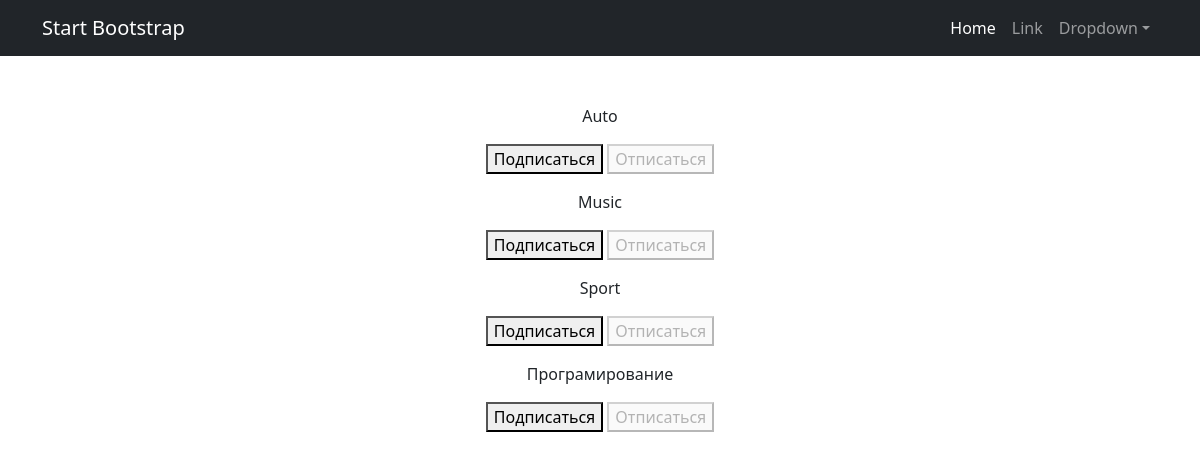
Page /subscriptions/ (signed in) on the committed database.
### newsarticle/models.py (models this page shows, shortened)
class Category(models.Model):
    naming = models.CharField(max_length=64, unique=True)
    subscribers = models.ManyToManyField(User, related_name='catigories', through='Subscriber')

### newsarticle/views.py (the view, shortened to what this page needs)
# urls.py: path('subscriptions/', subscriptions, name='subscriptions'),
@login_required
@csrf_protect
def subscriptions(request):
    categories_with_subscriptions = Category.objects.annotate(
        user_subscribed=Exists(
            Subscriber.objects.filter(
                user=request.user,
                category=OuterRef('pk'),
            )
        )
    ).order_by('naming')
    return render(
        request,
        'subscriptions.html',
        {'categories': categories_with_subscriptions},
    )

### templates/subscriptions.html (shortened to what this page needs)
{% extends 'flatpages/default.html' %}
{% load cache %}
{% block content %}
    {% for category in categories  %}
        <p>
            {{ category.naming }}
            <form method="post">
                {% if category.user_subscribed %}
                    <button disabled>Подписаться</button>
                    <button name="action" value="unsubscribe">Отписаться</button>
                {% else %}
                    <button name="action" value="subscribe">Подписаться</button>
                    <button disabled>Отписаться</button>
                {% endif %}
            </form>
        </p>
    {% endfor %}
{% endblock content %}

### rows in the picture
Category: naming "Auto", shows "Подписаться"
Category: naming "Music", shows "Подписаться"
Category: naming "Sport", shows "Подписаться"
Category: naming "Програмирование", shows "Подписаться"
